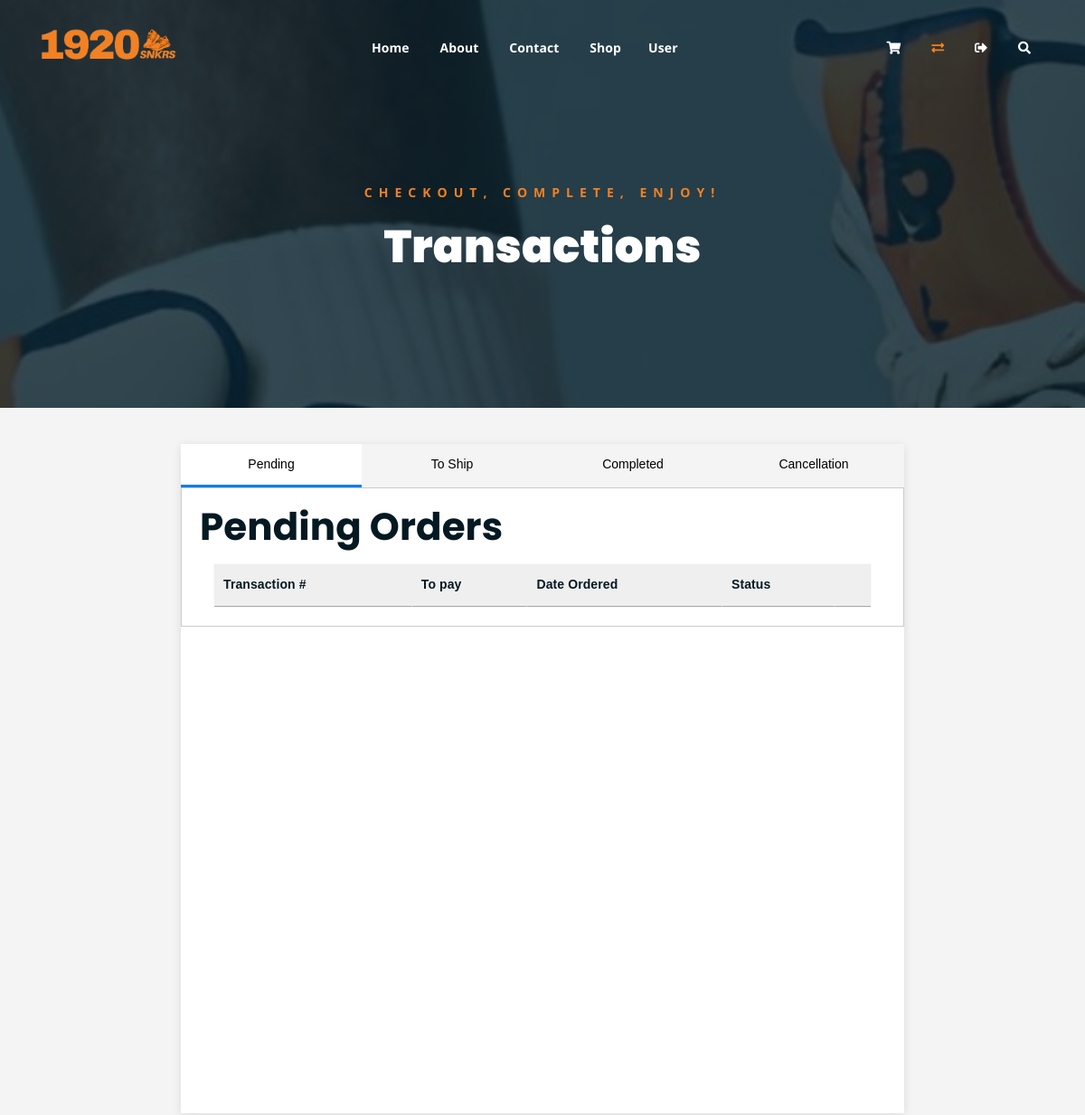
Before: /user/transactions.php (signed in, upper part) with the older database file.
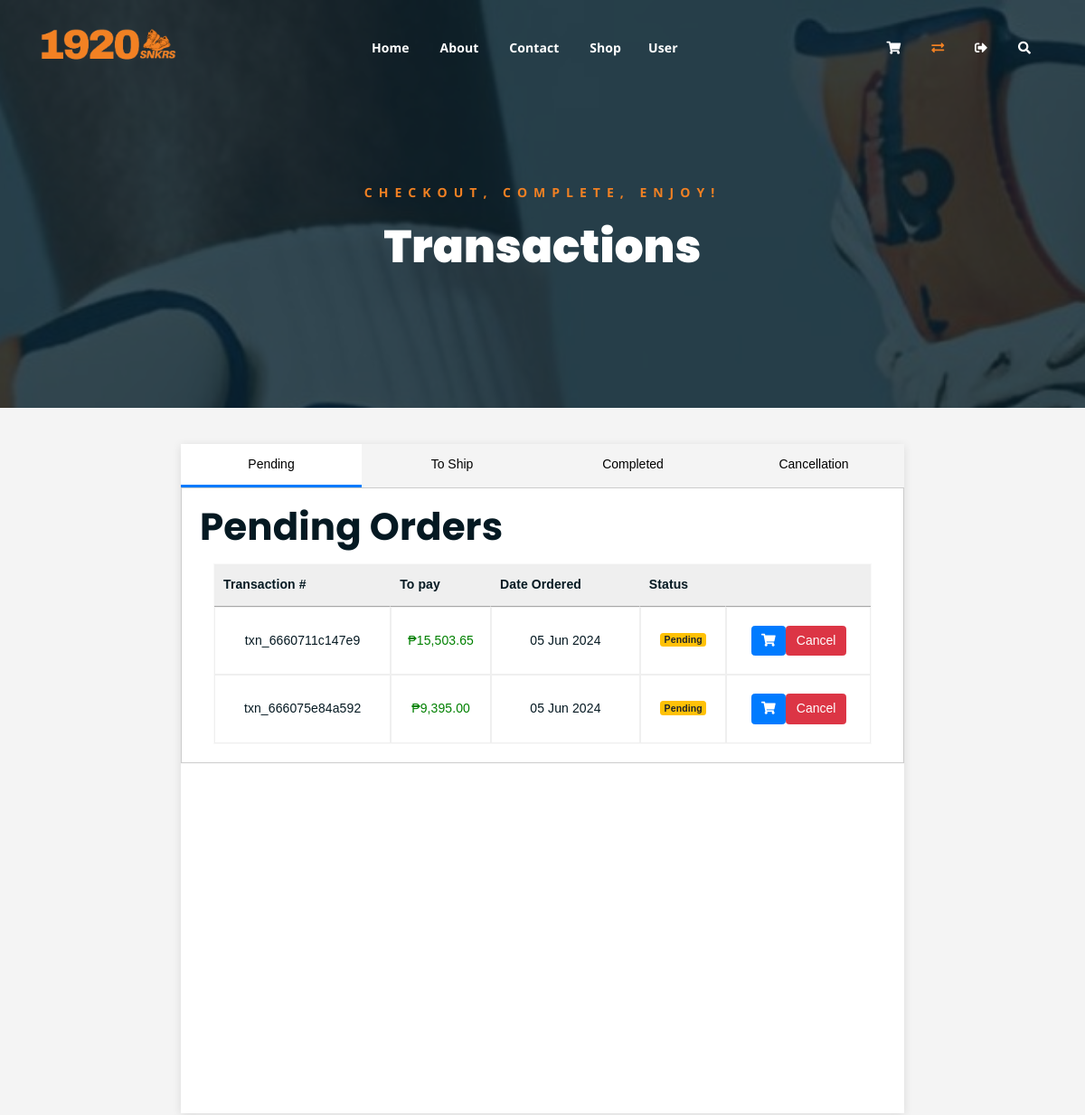
After: the same page with the newer database file.
### tables this page shows
CREATE TABLE `orders` (
  `order_id` int(11) NOT NULL,
  `transaction_number` varchar(255) DEFAULT NULL,
  `userid` int(11) DEFAULT NULL,
  `total_amount` decimal(10,2) DEFAULT NULL,
  `note` text DEFAULT NULL,
  `created_at` timestamp NOT NULL DEFAULT current_timestamp(),
  `order_status` varchar(20) DEFAULT 'Pending',
  `imgURL` varchar(255) DEFAULT NULL,
  `updated_at` timestamp NOT NULL DEFAULT current_timestamp() ON UPDATE current_timestamp()
);

### user/function/transaction-table/pending-table.php (shortened to what this page needs)
<div class="container">
	<div class="row">
		<div class="col-lg-12 col-md-12">
			<div class="cart-table-wrap">
				<table class="cart-table dataTable" style="width: 100%;">
					<thead id="pendingTable" class="cart-table-head">
						<tr class="table-head-row">
							<th>Transaction #</th>
							<th>To pay</th>
							<th>Date Ordered</th>
							<th>Status</th>
							<th></th>
						</tr>
					</thead>
					<tbody>
						<?php
						$queryPending = "SELECT * FROM orders WHERE order_status = 'Pending' AND userid = ?";
						$stmtPending = $link->prepare($queryPending);
						$stmtPending->bind_param("i", $verifiedUID);
						$stmtPending->execute();
						$resultPending = $stmtPending->get_result();
						while ($row = $resultPending->fetch_assoc()) {
							$status = $row['order_status'];
							$order_id = $row['order_id'];
							$transaction_number = $row['transaction_number'];
							$createdAt = date('d M Y', strtotime($row['created_at']));
							$checkCancellationQuery = "SELECT * FROM cancellation_request WHERE order_id = ? AND status = 0";
							$stmtCancellation = $link->prepare($checkCancellationQuery);
							$stmtCancellation->bind_param("i", $order_id);
							$stmtCancellation->execute();
							$resultCancellation = $stmtCancellation->get_result();
							$cancellationExists = $resultCancellation->num_rows > 0;
							if ($status === 'Pending') {
								$statusLabel = '<label class="badge badge-warning">Pending</label>';
							} else {
								$statusLabel = $status;
							}
							echo "<tr>
							<td data-label='Transaction #'>{$transaction_number}</td>
							<td data-label='To pay' style='color: green;'>₱" . number_format($row['total_amount'], 2, '.', ',') . "</td>
							<td data-label='Date Ordered'>{$createdAt}</td>
							<td data-label='Status'>";
							if (!$cancellationExists) {
								echo $statusLabel;
							} else {
								echo "<label class='badge badge-secondary'>Cancellation Pending</label>";
							}
							echo "</td>
							<td data-label='Actions'>
								<button type='button' data-txn='{$transaction_number}' class='view-order btn btn-primary btn-md'><i class='fas fa-shopping-cart'></i></button>";
							if (!$cancellationExists) {
								echo "<button type='button' class='cancel_request btn btn-danger btn-md' data-order_id='$order_id'>Cancel</button>";
							}
							echo "</td></tr>";
						}
						?>
					</tbody>
				</table>
			</div>
		</div>
	</div>
</div>

Changed rows visible on the page:
added orders: transaction_number "txn_6660711c147e9", total_amount "15,503.65", created_at "05 Jun 2024", order_status "Pending"
added orders: transaction_number "txn_666075e84a592", total_amount "9,395.00", created_at "05 Jun 2024", order_status "Pending"
